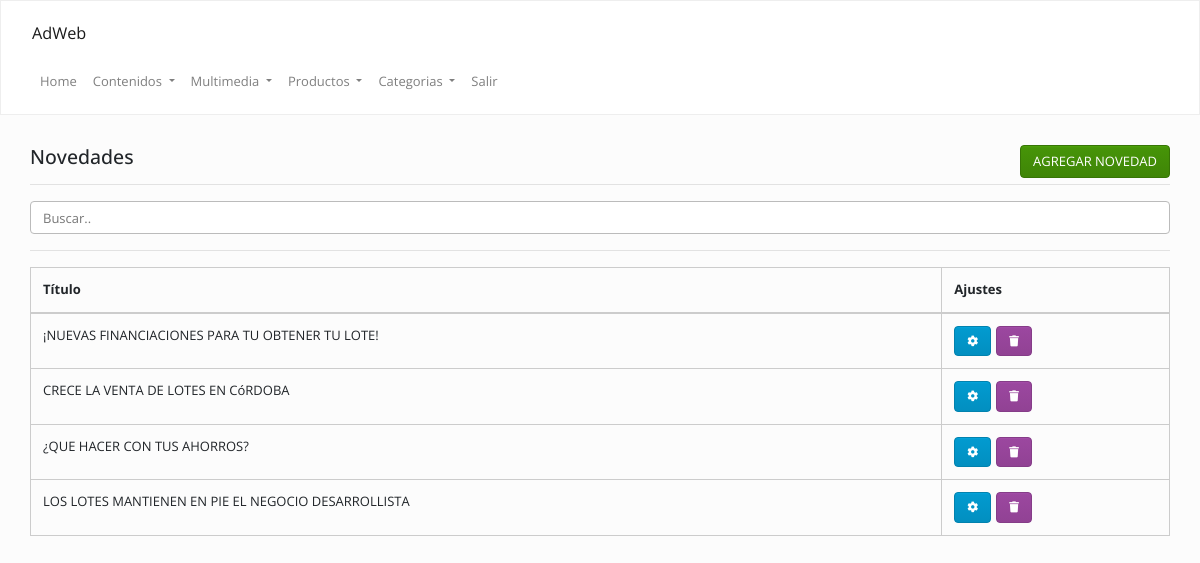
The app's page /admin/index.php?op=novedades&accion=ver (signed in) with its own data.
### tables this page shows
CREATE TABLE `novedades` (
  `id` int(11) NOT NULL,
  `cod` varchar(255) DEFAULT NULL,
  `titulo` text,
  `desarrollo` text,
  `categoria` text,
  `keywords` text,
  `description` text,
  `fecha` date DEFAULT NULL
);

### Config/Autoload.php (called while the page is built, shortened)
<?php
class autoload
{
    public static function runAdmin()
    {
        spl_autoload_register(
            function ($clase)
            {
                $ruta = str_replace("\\", "/", $clase) . ".php";
            }
        );
    }
}

### Clases/Conexion.php (called while the page is built, shortened)
<?php namespace Clases;
class Conexion
{
    private $datos = array("host"=> "localhost","user"=> "root","pass"=> "","db"  => "turina");
    private $con;
    public function __construct()
    {
        $this->con = mysqli_connect($this->datos["host"], $this->datos["user"], $this->datos["pass"], $this->datos["db"]);
        mysqli_set_charset($this->con,'utf8');
    }
    public function sqlReturn($query)
    {
        $dato = $this->con->query($query);
        return $dato;
    }
}

### Clases/Novedades.php (called while the page is built, shortened)
<?php
class Novedades
{
    private $con;
    public function __construct()
    {
        $this->con = new Conexion();
    }
    function list($filter,$order,$limit) {
        $array = array();
        if (is_array($filter)) {
            $filterSql = "WHERE ";
            $filterSql .= implode(" AND ", $filter);
        } else {
            $filterSql = '';
        }
        if ($order != '') {
            $orderSql = $order;
        } else {
            $orderSql = "id DESC";
        }
        if ($limit != '') {
            $limitSql = "LIMIT " . $limit;
        } else {
            $limitSql = '';
        }
        $sql = "SELECT * FROM `novedades` $filterSql  ORDER BY $orderSql $limitSql";
        $notas = $this->con->sqlReturn($sql);
        if ($notas) {
            while ($row = mysqli_fetch_assoc($notas)) {
                $array[] = $row;
            }
            return $array ;
        }
    }
}

### admin/inc/novedades/ver.php (the view, shortened to what this page needs)
<?php
$novedades = new Clases\Novedades();
$data      = $novedades->list("", "", "");
?>
<div class="mt-20">
    <div class="col-lg-12 col-md-12">
        <h4>
            Novedades
            <a class="btn btn-success pull-right" href="<?=URL?>/index.php?op=novedades&accion=agregar">
                AGREGAR NOVEDAD
            </a>
        </h4>
        <hr/>
        <input class="form-control" id="myInput" type="text" placeholder="Buscar..">
        <hr/>
        <table class="table  table-bordered  ">
            <thead>
                <th>
                    Título
                </th>
                <th>
                    Ajustes
                </th>
            </thead>
            <tbody>
                <?php
                if (is_array($data)) {
                    for ($i = 0; $i < count($data); $i++) {
                        echo "<tr>";
                        echo "<td>" . strtoupper($data[$i]["titulo"]) . "</td>";
                        echo "<td>";
                        echo '<a class="btn btn-info" data-toggle="tooltip" data-placement="top" title="Modificar" href="' . URL . '/index.php?op=novedades&accion=modificar&cod=' . $data[$i]["cod"] . '">
                        <i class="fa fa-cog"></i></a>';
                        echo '<a class="btn btn-danger" data-toggle="tooltip" data-placement="top" title="Eliminar" href="' . URL . '/index.php?op=novedades&accion=ver&borrar=' . $data[$i]["cod"] . '">
                        <i class="fa fa-trash"></i></a>';
                        echo "</td>";
                        echo "</tr>";
                    }
                }
                ?>
            </tbody>
        </table>
    </div>
</div>

### admin/css/style.css (style rules this page uses)
.pull-right { float: right !important; }
.mt-20 { margin-top: 20px !important; }
td .btn { margin-right: 5px; font-size: 11px; }
th:last-child { width: 20%; }

### records on screen
novedades: titulo "¡NUEVAS FINANCIACIONES PARA TU OBTENER TU LOTE!"
novedades: titulo "CRECE LA VENTA DE LOTES EN CóRDOBA"
novedades: titulo "¿QUE HACER CON TUS AHORROS?"
novedades: titulo "LOS LOTES MANTIENEN EN PIE EL NEGOCIO DESARROLLISTA"
